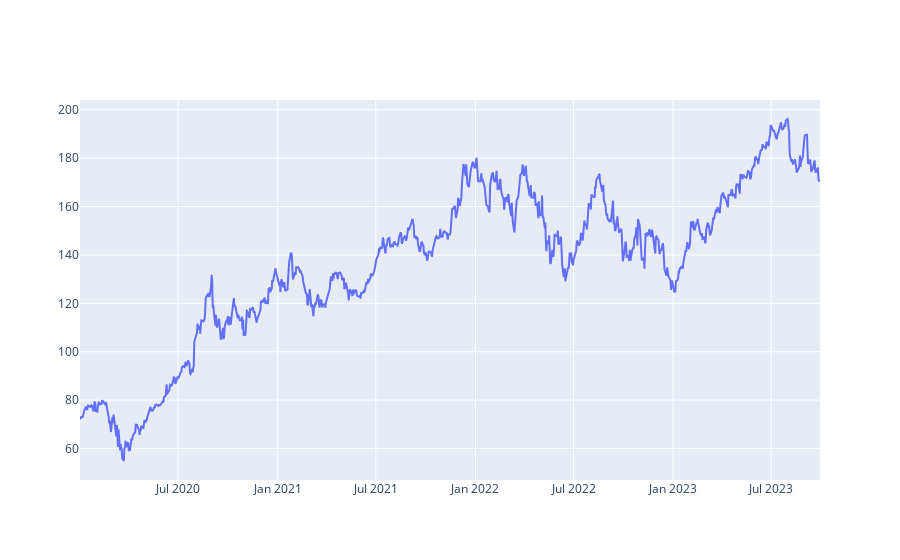

The notebook cell this image was saved under:
### Code cell
fig = go.Figure(data=go.Scatter(x=df.index,y=df['Close'], mode='lines'))
fig.show()

### Figure 1 — Plotly figure (JSON) as saved in the notebook; plotly's stock layout.template omitted (floating-point values rounded to 4 significant figures; data arrays with more than 128 entries replaced by an {"elided": "..."} marker saying what was removed)
{"data": [{"mode": "lines", "type": "scatter", "x": {"elided": "943 str values"}, "y": {"elided": "943 float values"}}], "layout": {}}
